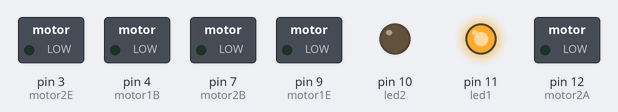
This sketch was run on a simulated Arduino Uno, built with avr-gcc and run on an emulated ATmega328P. Shown: switched loads named in the sketch (green lamp = pin HIGH), output pins drawn as LEDs (lit = HIGH).

Above: at 0.1 s.
At 7.45 s:
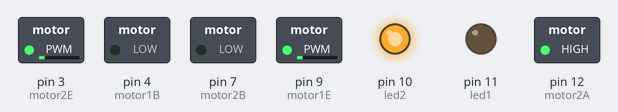
At 14.85 s:
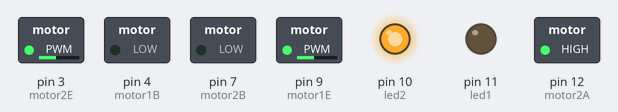
At 22.25 s:
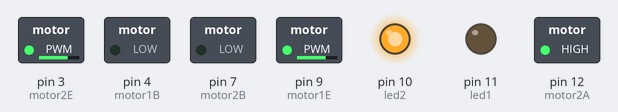
At 29.6 s:
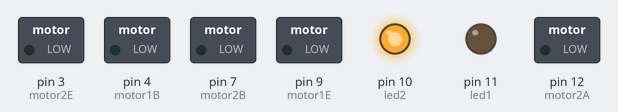
At 39.86 s:
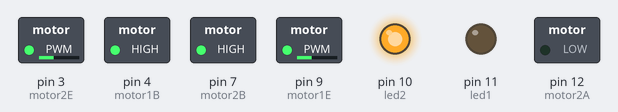
Timing chart, 0 to 40.0 s (numbered marks = the images above):
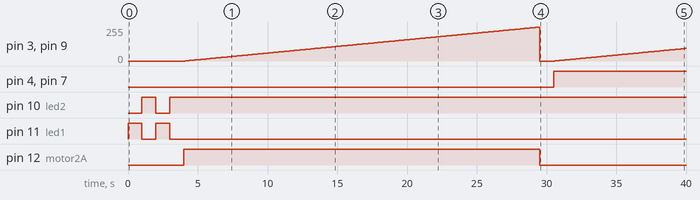

The sketch:

Robot.ino
```cpp
int motor1A,motor1B, motor2A, motor2B, motor1E, motor2E, led1,led2, sensorF, sensorR, sensorL, qtrR, qtrL, butt1, butt2, butt3;

// the setup routine runs once when you press reset:
void setup() {
  // initialize serial communication at 9600 bits per second:
  Serial.begin(9600);
  motor1A=A3;
  motor1B=4;
  motor1E=9;
  motor2A=12;
  motor2B=7;
  motor2E=3;
  sensorF=A4;
  sensorR=A1;
  sensorL=A2;
  qtrR=A3;
  qtrL=0;
  butt1=8;
  butt2=9;
  butt3=A0;
  led1=11;
  led2=10;
  pinMode(motor1A, OUTPUT);
  pinMode(motor1B, OUTPUT);
  pinMode(motor1E, OUTPUT);
  pinMode(motor2A, OUTPUT);
  pinMode(motor2B, OUTPUT);
  pinMode(motor2E, OUTPUT);
  pinMode(led1, OUTPUT);
  pinMode(led2, OUTPUT);
  pinMode(sensorF, INPUT);
  pinMode(sensorR, INPUT);
  pinMode(sensorL, INPUT);
  pinMode(qtrL, INPUT);
  pinMode(qtrR, INPUT);
  pinMode(butt1, INPUT);
  pinMode(butt2, INPUT);
  pinMode(butt3, INPUT);
}

void forward(int speed){
  digitalWrite(motor1A,HIGH);
  digitalWrite(motor1B,LOW);
  digitalWrite(motor2A,HIGH);
  digitalWrite(motor2B,LOW);
  if (speed >= 0 && speed <= 255){
    analogWrite(motor1E, speed);
    analogWrite(motor2E, speed);
  }
}

int program(){
  int a=0;
  while(!digitalRead(butt3)){
    while(digitalRead(butt2)||digitalRead(butt1)){
      if(!digitalRead(butt2)&&a<10){
        a++;
        }
      else if(!digitalRead(butt3)){
        a=0;
        }
    }
    delay(200);
    for(int b=1; b<=a; b++){
      digitalWrite(led1, HIGH);
      delay(200);
      digitalWrite(led1, LOW);
      delay(200);
    }
    delay(1000);
  }
  return a;
}
void backward(int speed){
  digitalWrite(motor1A,LOW);
  digitalWrite(motor1B,HIGH);
  digitalWrite(motor2A,LOW);
  digitalWrite(motor2B,HIGH);
  if (speed >= 0 && speed <= 255){
    analogWrite(motor1E, speed);
    analogWrite(motor2E, speed);
  }
}

void turnRight(int speed1, int speed2){
  digitalWrite(motor1A,HIGH);
  digitalWrite(motor1B,LOW);
  if(speed2>0){
    digitalWrite(motor2A,LOW);
    digitalWrite(motor2B,HIGH);
  }
  if (speed1 >= 0 && speed1 <= 255){
    analogWrite(motor1E, speed1);
  }
  if (speed2 >= 0 && speed2 <= 255){
    analogWrite(motor2E, speed2);
  }
  else if (speed2 <= 0 && speed2 >= -255){
    analogWrite(motor2E, -speed2);
  }
}

void turnLeft(int speed1, int speed2){
  digitalWrite(motor2A,HIGH);
  digitalWrite(motor2B,LOW);
  if(speed2>0){
    digitalWrite(motor1A,LOW);
    digitalWrite(motor1B,HIGH);
  }
  if(speed2<0){
    digitalWrite(motor1A,HIGH);
    digitalWrite(motor1B,LOW);
  }
  if (speed1 >= 0 && speed1 <= 255){
    analogWrite(motor2E, speed1);
  }
  if (speed2 >= 0 && speed2 <= 255){
    analogWrite(motor1E, speed2);
  }
  else if (speed2 <= 0 && speed2 >= -255){
    analogWrite(motor1E, -speed2);
  }
}

// the loop routine runs over and over again forever:
void loop() {
  digitalWrite(led1,HIGH);
  digitalWrite(led2,LOW);
  delay(1000);
  digitalWrite(led2,HIGH);
  digitalWrite(led1,LOW);
  delay(1000);
  digitalWrite(led1,HIGH);
  digitalWrite(led2,LOW);
  delay(1000);
  digitalWrite(led2,HIGH);
  digitalWrite(led1,LOW);
  delay(1000);
  for(int i=0;i<255;i++){
    forward(i);
    delay(100);
    }
  digitalWrite(motor1A,LOW);
  digitalWrite(motor1B,LOW);
  digitalWrite(motor1E,LOW);
  digitalWrite(motor2A,LOW);
  digitalWrite(motor2B,LOW);
  digitalWrite(motor2E,LOW);
  delay(1000);
    for(int i=0;i<255;i++){
    backward(i);
    delay(100);
    }
  }
```

Measured:
- by itself, pin 4 (motor1B), pin 7 (motor2B): LOW → HIGH at 30.5 s
- by itself, pin 10 (led2): LOW → HIGH at 1.0 s, → LOW 1.0 s later, → HIGH 1.0 s later
- by itself, pin 11 (led1): alternates HIGH for 1.0 s and LOW for 1.0 s, 4 changes in all, then stays LOW
- by itself, pin 12 (motor2A): LOW → HIGH at 4.0 s, → LOW 25.5 s later
- by itself, pin 3 (motor2E), pin 9 (motor1E): 0/255 → 1/255 at 4.1 s, → 2/255 0.10 s later, → 3/255 0.10 s later, → 4/255 0.10 s later, … (349 changes in this stretch)
